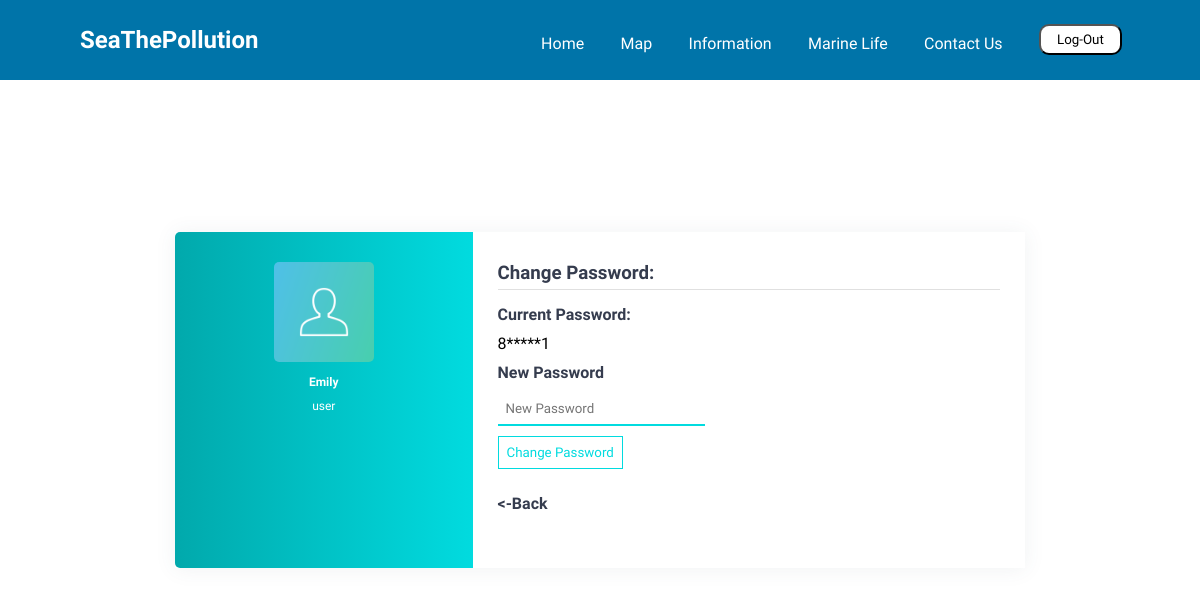
The page /Users/changep.php (signed in) on the database its author committed.
### tables this page shows
CREATE TABLE users (
  id int(11) NOT NULL AUTO_INCREMENT PRIMARY KEY,
  username varchar(100) NOT NULL,
  password varchar(100) NOT NULL,
  email varchar(100) NOT NULL,
  userType varchar(100) NOT NULL DEFAULT 'user'
);

### Users/userFunctions.php (called while the page is built, shortened)
<?php
function getUsernameByID($conn){
    $number=$_SESSION['id'];
    $sql= "SELECT username FROM users WHERE id= $number";
    $result = $conn ->query($sql);
    $row = mysqli_fetch_assoc($result);
    return $row['username'];
}
function getUserRoleByID($conn){
    $number=$_SESSION['id'];
    $sql= "SELECT userType FROM users WHERE id= $number";
    $result = $conn ->query($sql);
    $row = mysqli_fetch_assoc($result);
    return $row['userType'];
}
function getUserPassdispByID($conn){
    $number=$_SESSION['id'];
    $sql= "SELECT password FROM users WHERE id= $number";
    $result = $conn ->query($sql);
    $row = mysqli_fetch_assoc($result);
    $string=$row['password'];
    return "$string[0]*****$string[-1]";
}
?>

### Users/changep.php (the view, shortened to what this page needs)
<?php
        include'dbu.inc.php';
        include'userFunctions.php';
?>
<!DOCTYPE html>
<html lang="en">
<head>
    <link rel='stylesheet' type='text/css' href='menu.css'>
    <link rel='stylesheet' type='text/css' href='../Users/user.css'>
    <link rel="stylesheet" href="../Footer/Footer.css">
</head>
<body>
    <header>
        <div class='nav-container'>
            <nav class='navbar'>
                <a href='../'><h1 id='navbar-logo'>SeaThePollution</h1></a>
                <ul class='nav-menu'>
                    <li><a href='../' class='nav-links'>Home</a></li>
                    <li><a href='../Maps' class='nav-links'>Map</a></li>
                    <li><a href='../Information' class='nav-links'>Information</a></li>
                    <li><a href='../MarineLife/' class='nav-links'>Marine Life</a></li>
                    <li><a href='../Contact/' class='nav-links'>Contact Us</a></li>
                    <li>
                    <?php
                        echo"<form method='POST' action = '".userLogoff($conn)."'>
                        <button id='signBtn' name='logoffSubmit' class='nav-links nav-links-Button'>Log-Out</button>";
                    ?>
                    </li>
                </ul>
            </nav>
        </div>
    </header>
    <main class="re">
        <div class="wrapper">
            <div class="left">
                <img src="../Images/user-2517433.png" alt="user" width="100">
                <?php echo"<h4>".getUsernameByID($conn)."</h4>";?>
                <?php echo"<p>".getUserRoleByID($conn)."<p>";?>
            </div>
            <div class="right">
                <div class="info">
                    <h3>Change Password:</h3>
                    <div class="info_data">
                        <div class="data">
                            <h4>Current Password:</h4>
                            <?php echo"<p>".getUserpassDispByID($conn)."</p>";?>
                            <h4>New Password</h4>
                            <?php echo"<form method='POST' action = '".setPass($conn)."'>
                                            <input type='password' placeholder='New Password' name='password' style='background-color: #01dbdf;  margin: 10px 0; display: block; padding: 8px; border: none; background-color: #fff; border-top: 1px solid #fff;border-bottom: 2px solid #01dbdf; outline: none;'>
                                            <button type='Submit' name='setPassword' style='color: #01dbdf; padding: 8px; background: #fff;border: 1px solid #01dbdf; cursor: pointer; margin-bottom: 25px;'>Change Password</button>"?>
                            <a href="./index.php"><h4 style="margin-bottom:0px"><-Back</h4></a>
                        </div>
                    </div>
                </div>
            </div>
        </div>
    </main>

### Users/menu.css (style rules this page uses)
* { box-sizing: border-box; margin: 0; padding: 0; font-family: 'Comfortaa', cursive; }
.nav-container { width: 100%; background-color: #0074a9; }
.navbar { display: grid; grid-template-columns: 0.2fr auto 1fr; align-items: center; height: 80px; width: 90%; max-width: 1720px; margin: 0 auto; }
#navbar-logo { color: rgb(255, 255, 255); justify-self: start; margin-left: 20px; }
#navbar-logo { cursor: pointer; }
.nav-menu { display: grid; grid-template-columns: repeat(6,auto); list-style: none; text-align: center; width: 70%; justify-self: end; }
.nav-links { color: white; text-decoration: none; position: relative; top: 9px; }
.nav-links-Button { background-color: rgb(255, 255, 255); color: rgb(0, 0, 0); text-decoration: none; padding: 6px 16px; border-radius: 10px; position: relative; cursor: pointer; top: -1px; }

### Users/user.css (style rules this page uses)
* { box-sizing: border-box; margin: 0; padding: 0; font-family: 'Comfortaa', cursive; }
body { background:url(../Images/seauser.jpg); background-repeat: no-repeat; background-size: cover; }
.wrapper { position: absolute; top: 50%; left: 50%; transform: translate(-50%,-50%); width: 850px; display: flex; box-shadow: 0 1px 20px 0 rgba(70, 90, 100, 0.08); }
.wrapper .left { width: 35%; background: linear-gradient(to right,#01a9ac,#01dbdf); padding: 30px; border-top-left-radius: 5px; border-bottom-left-radius: 5px; text-align: center; color: #fff; }
.wrapper .left img { margin-bottom: 10px; border-radius: 5px; }
.wrapper .left h4 { margin-bottom: 10px; }
.wrapper .left { font-size: 12px; }
.wrapper .right { width: 65%; background: #fff; border-top-right-radius: 5px; border-bottom-right-radius: 5px; padding: 30px 25px; }
.wrapper .right .info { margin-bottom: 25px; }
.wrapper .right .info h3 { margin-bottom: 15px; padding-bottom: 5px; border-bottom: 1px solid #e0e0e0; color: #353c4e; }
.wrapper .right .info_data { display: flex; justify-content: space-between; }
.wrapper .right .info_data .data { width: 45%; }
.wrapper .right .info_data .data h4 { color: #353c4e; margin-bottom: 10px; }
.wrapper .right .info_data .data p { margin-bottom: 10px; }
@media screen and (max-width: 1477px) { body { background-size: 3000px; } }

### Footer/Footer.css (style rules this page uses)
* { margin: 0; padding: 0; box-sizing: border-box; }
a { text-decoration: none; }

### rows shown on the page
users: username "Emily", userType "user", password "8*****1"
